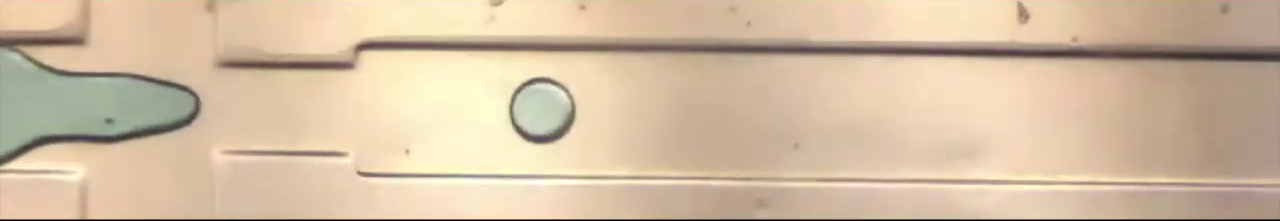
#> input picture img/sample-1.png, 1280 x 221 px, found by its file name; its folder holds 5 pictures in this run
$ python demo_detector.py   (older library calls are emulated)
#> lines starting #> are read from the running program, lines starting #| are printed output that depends on the picture; after the words box and inside, x2 and y2 are one past the last pixel; in counts of white or black regions, pixels touching at a corner belong together
import cv2
import numpy as np
import os
import time

# Get the list of input files in the directory
files = os.listdir('img/')

# Filter the list to keep only the '.png' files
png_files = sorted([file for file in files if file.endswith('.png')])

# Create an empty dictionary to store images
images = {}

# Create a dictionary to store metrics for each image
image_metrics = {}

# Load each image into the dictionary
for filename in png_files:
    # Construct the full path to the image file
    filepath = os.path.join('img/', filename)

    # Read the image using OpenCV
    image = cv2.imread(filepath)
#> image is the input picture: shape (221, 1280, 3); mean B, G, R 162.7, 190, 211.5

    # Store the image in the dictionary
    images[filename] = image

sample = images['sample-1.png']

# Convert to grayscale
grayscale = cv2.cvtColor(sample, cv2.COLOR_BGR2GRAY)
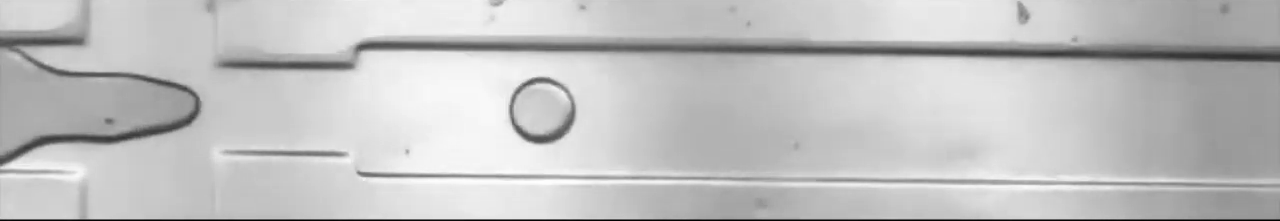
#> grayscale: shape (221, 1280); min 0, max 254, mean 193.2

# Define the motion kernel for deblurring (assuming motion in the x-axis)
kernel_size = 9  # Adjust the kernel size according to the blur extent
motion_kernel = np.zeros((kernel_size, kernel_size))
motion_kernel[int((kernel_size - 1)/2), :] = np.ones(kernel_size)
motion_kernel /= kernel_size

# Perform Wiener deconvolution for motion deblurring
preprocessed_image = cv2.filter2D(grayscale, -1, motion_kernel)

# Apply noise reduction using Fast Non-local Means Denoising
# preprocessed_image = cv2.fastNlMeansDenoising(preprocessed_image, None, h=10, templateWindowSize=30, searchWindowSize=30)

# Equalise and threshold
preprocessed_image = cv2.equalizeHist(preprocessed_image)
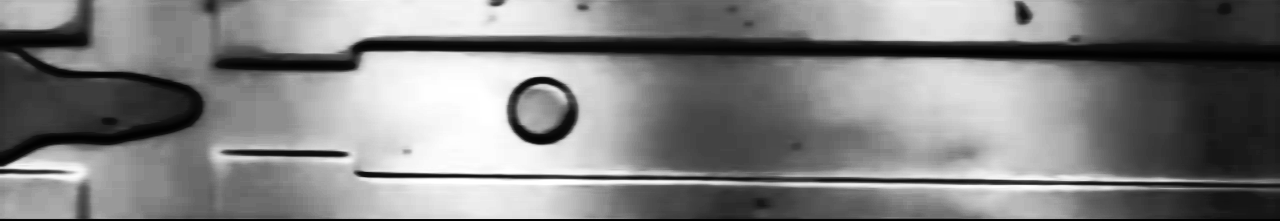
#> preprocessed_image: shape (221, 1280); min 0, max 255, mean 128.9
_, preprocessed_image = cv2.threshold(preprocessed_image, 24, 255, cv2.THRESH_BINARY)
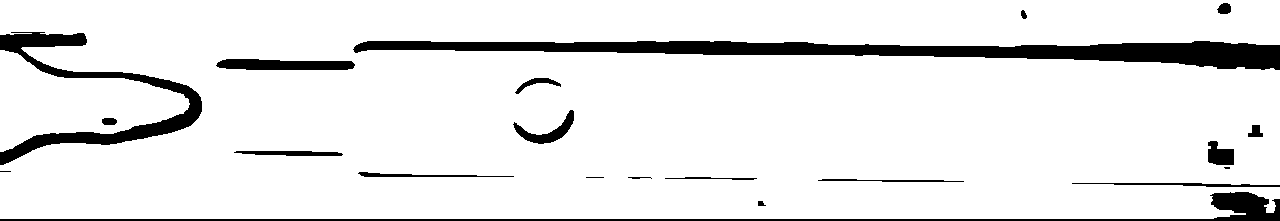
#> preprocessed_image: shape (221, 1280); 90.8% white; 21 black regions (3 under 20 px), largest, box (x1, y1, x2, y2) and area: (353, 41, 1280, 70) 12111, (0, 32, 202, 165) 5198, (0, 192, 1280, 221) 3911

# Apply Sobel edge detection
sobel_x = cv2.Sobel(preprocessed_image, cv2.CV_64F, 1, 0, ksize=5)
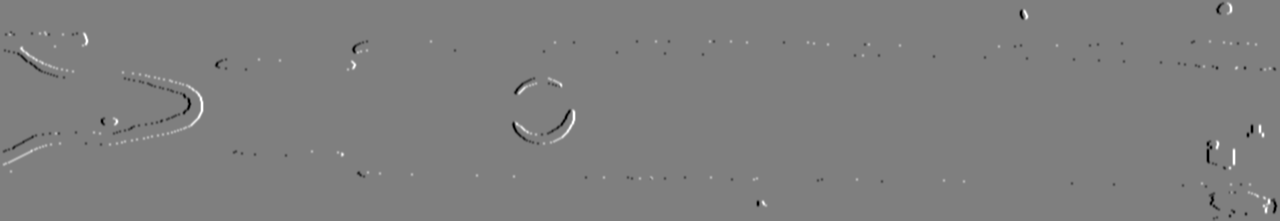
#> sobel_x: shape (221, 1280) float64; min -12240, max 12240, mean -2.1; drawn with min black and max white
sobel_y = cv2.Sobel(preprocessed_image, cv2.CV_64F, 0, 1, ksize=5)
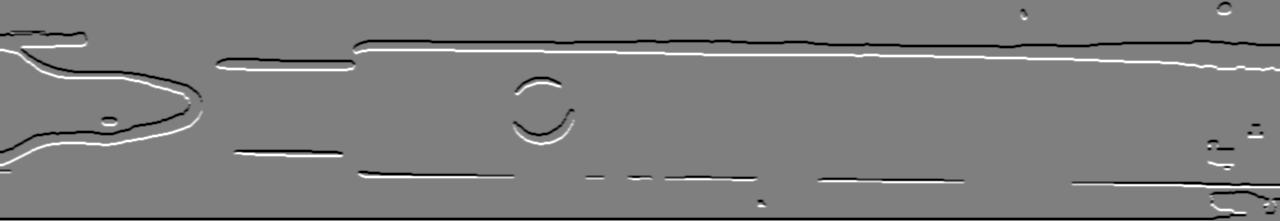
#> sobel_y: shape (221, 1280) float64; min -12240, max 12240, mean -130.2; drawn with min black and max white

# Combine the gradient images to obtain the magnitude
sobel_magnitude = cv2.magnitude(sobel_x, sobel_y)

# Normalise the Sobel edge magnitude image
sobel_magnitude_normalized = cv2.normalize(sobel_magnitude, None, 0, 255, cv2.NORM_MINMAX, cv2.CV_8U)

# Threshold the Sobel edge magnitude image to obtain a binary edge image
_, preprocessed_image = cv2.threshold(sobel_magnitude_normalized, 0, 255, cv2.THRESH_BINARY | cv2.THRESH_OTSU)
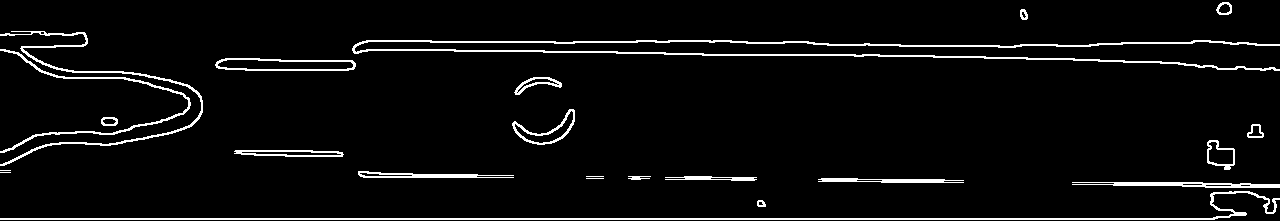
#> preprocessed_image: shape (221, 1280); 4.8% white in thin lines or dots

# Find contours in the preprocessed image
contours, _ = cv2.findContours(preprocessed_image, cv2.RETR_EXTERNAL, cv2.CHAIN_APPROX_SIMPLE)
#> contours = 23 contours, 4 with area under 20; largest, box (x1, y1, x2, y2) and area: (352, 40, 1280, 71) 2004, (0, 191, 1280, 220) 1476, (215, 58, 356, 71) 1432, (0, 31, 203, 166) 791, (512, 109, 575, 145) 784

# Init lists to store circle information
circle_metrics = []

# Filter out contours that aren't circles based on circularity
for contour in contours:
    # Calculate contour area and perimeter
    area = cv2.contourArea(contour)
    perimeter = cv2.arcLength(contour, True)

    # Calculate circularity
    circularity = 4 * np.pi * (area / (perimeter * perimeter))

    # Set a circularity threshold
    circularity_threshold = 0.8  # Adjust as needed

    # If the contour is sufficiently circular, fit a circle to it
    if circularity > circularity_threshold:
        # Fit a circle to the contour using the method of least squares
        (x, y), radius = cv2.minEnclosingCircle(contour)
        center = (int(x), int(y))
        radius = int(radius)

        # Append circle metrics to the list
        circle_metrics.append({
            'mean_radius': None,
            'std_dev_radius': None,
            'radius': radius,
            'center': center,
            'circularity': circularity,
            'area': area,
            'perimeter': perimeter
        })

    # Calculate mean and standard deviation of circle radii
    circle_radii = [metric['radius'] for metric in circle_metrics]
    mean_radius = np.mean(circle_radii)
    std_dev_radius = np.std(circle_radii)

    # Calculate the threshold for omitting circles
    min_threshold_radius = mean_radius - (1.5 * std_dev_radius)
    max_threshold_radius = mean_radius + (1.5 * std_dev_radius)

    # Filter out circles beyond the threshold
    filtered_circle_metrics = [metric for metric in circle_metrics if min_threshold_radius <= metric['radius'] <= max_threshold_radius]

    # Draw the filtered circles on the original image
    for metric in filtered_circle_metrics:
        cv2.circle(sample, metric['center'], metric['radius'], (0, 255, 0), 2)
#> this loop made 23 passes
#> (area, perimeter, circularity, x, y, radius, center, circle_radii) on passes 1, 22, 23: (41.5, 25.07, 0.83, 761, 203.5, 4, (761, 203), [4]), (58.5, 29.9, 0.822, 1023.5, 14, 5, (1023, 14), [4, 5]), (150.5, 46.38, 0.879, 1223.8, 8.5, 7, (1223, 8), [4, 5, 7])
#> (area, perimeter, circularity, circle_radii, mean_radius, std_dev_radius, min_threshold_radius, max_threshold_radius) on passes 2, 3, 4, 6, 7, 10: (1476.5, 2786.6, 0.00239, [4], 4, 0, 4, 4), (556.5, 504.7, 0.0275, [4], 4, 0, 4, 4), (345, 341.3, 0.0372, [4], 4, 0, 4, 4), (190, 231.3, 0.0446, [4], 4, 0, 4, 4), (26, 74.49, 0.0589, [4], 4, 0, 4, 4), (437.5, 390.7, 0.036, [4], 4, 0, 4, 4)
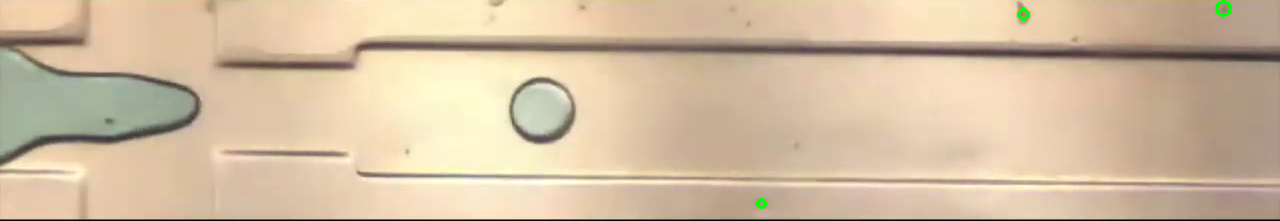
#> sample: shape (221, 1280, 3); 0.1% of pixels changed, all inside (x1, y1, x2, y2) = (756, 0, 1232, 209)
#> after the loop, circle_metrics = 3 items

cv2.imshow('Annotated Image', sample)
cv2.waitKey(0)
cv2.destroyAllWindows()
